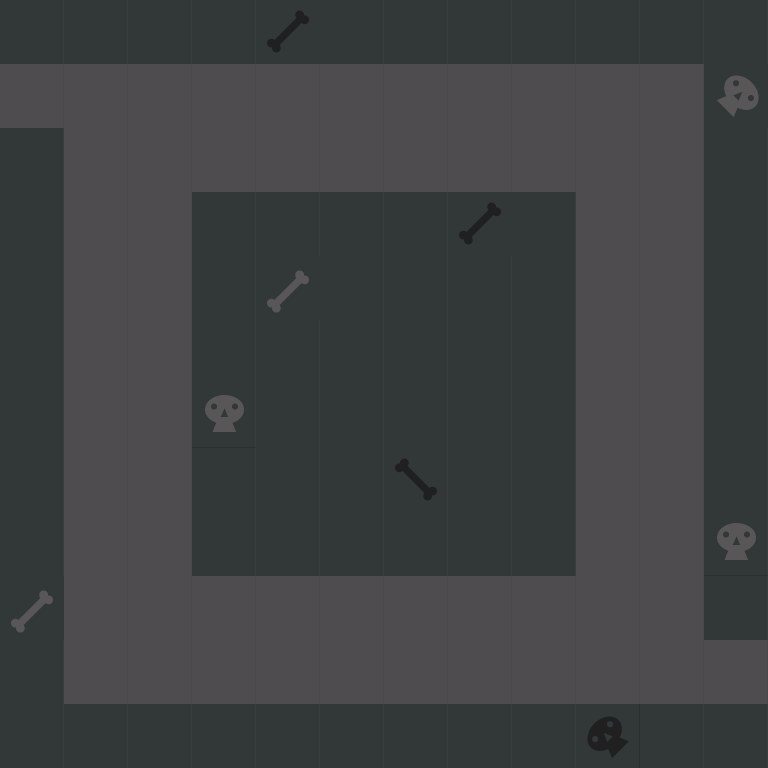

Tiled map render using the project's own tile images. Description and the map definition, with tile-layer contents summarised, below:
An orthogonal 12x12 tile map with 64x64 px tiles, 1 tile layer (background) and 18 objects (9x 5, 7x 3, start, end).

<map version="1.0" orientation="orthogonal" renderorder="left-up" width="12" height="12" tilewidth="64" tileheight="64" nextobjectid="98">
 <tileset firstgid="1" name="new_tiled_set" tilewidth="64" tileheight="64" tilecount="132" columns="11">
  <image source="tiledsets/new_tiled_set.png" width="766" height="768" />
  <tile id="0">
   <properties>
    <property name="description" value="wall" />
   </properties>
  </tile>
  <tile id="1">
   <properties>
    <property name="description" value="wall" />
   </properties>
  </tile>
  <tile id="2">
   <properties>
    <property name="description" value="wall" />
   </properties>
  </tile>
  <tile id="3">
   <properties>
    <property name="description" value="wall" />
   </properties>
  </tile>
  <tile id="4">
   <properties>
    <property name="description" value="wall" />
   </properties>
  </tile>
  <tile id="5">
   <properties>
    <property name="description" value="wall" />
   </properties>
  </tile>
  <tile id="6">
   <properties>
    <property name="description" value="wall" />
   </properties>
  </tile>
  <tile id="7">
   <properties>
    <property name="description" value="wall" />
   </properties>
  </tile>
  <tile id="8">
   <properties>
    <property name="description" value="wall" />
   </properties>
  </tile>
  <tile id="9">
   <properties>
    <property name="description" value="wall" />
   </properties>
  </tile>
  <tile id="10">
   <properties>
    <property name="description" value="wall" />
   </properties>
  </tile>
  <tile id="11">
   <properties>
    <property name="description" value="ground" />
   </properties>
  </tile>
  <tile id="12">
   <properties>
    <property name="description" value="ground" />
   </properties>
  </tile>
  <tile id="13">
   <properties>
    <property name="description" value="ground" />
   </properties>
  </tile>
  <tile id="14">
   <properties>
    <property name="description" value="ground" />
   </properties>
  </tile>
  <tile id="15">
   <properties>
    <property name="description" value="wall" />
   </properties>
  </tile>
  <tile id="16">
   <properties>
    <property name="description" value="ground" />
   </properties>
  </tile>
  <tile id="17">
   <properties>
    <property name="description" value="ground" />
   </properties>
  </tile>
  <tile id="18">
   <properties>
    <property name="description" value="ground" />
   </properties>
  </tile>
  <tile id="19">
   <properties>
    <property name="description" value="ground" />
   </properties>
  </tile>
  <tile id="20">
   <properties>
    <property name="description" value="ground" />
   </properties>
  </tile>
  <tile id="21">
   <properties>
    <property name="description" value="wall" />
   </properties>
  </tile>
  <tile id="22">
   <properties>
    <property name="description" value="wall" />
   </properties>
  </tile>
  <tile id="23">
   <properties>
    <property name="description" value="ground" />
   </properties>
  </tile>
  <tile id="24">
   <properties>
    <property name="description" value="ground" />
   </properties>
  </tile>
  <tile id="25">
   <properties>
    <property name="description" value="ground" />
   </properties>
  </tile>
  <tile id="26">
   <properties>
    <property name="description" value="wall" />
   </properties>
  </tile>
  <tile id="27">
   <properties>
    <property name="description" value="ground" />
   </properties>
  </tile>
  <tile id="28">
   <properties>
    <property name="description" value="ground" />
   </properties>
  </tile>
  <tile id="29">
   <properties>
    <property name="description" value="ground" />
   </properties>
  </tile>
  <tile id="30">
   <properties>
    <property name="description" value="wall" />
   </properties>
  </tile>
  <tile id="31">
   <properties>
    <property name="description" value="ground" />
   </properties>
  </tile>
  <tile id="32">
   <properties>
    <property name="description" value="wall" />
   </properties>
  </tile>
  <tile id="33">
   <properties>
    <property name="description" value="wall" />
   </properties>
  </tile>
  <tile id="34">
   <properties>
    <property name="description" value="ground" />
   </properties>
  </tile>
  <tile id="35">
   <properties>
    <property name="description" value="ground" />
   </properties>
  </tile>
  <tile id="36">
   <properties>
    <property name="description" value="ground" />
   </properties>
  </tile>
  <tile id="37">
   <properties>
    <property name="description" value="wall" />
   </properties>
  </tile>
  <tile id="38">
   <properties>
    <property name="description" value="ground" />
   </properties>
  </tile>
  <tile id="39">
   <properties>
    <property name="description" value="ground" />
   </properties>
  </tile>
  <tile id="40">
   <properties>
    <property name="description" value="ground" />
   </properties>
  </tile>
  <tile id="41">
   <properties>
    <property name="description" value="wall" />
   </properties>
  </tile>
  <tile id="42">
   <properties>
    <property name="description" value="ground" />
   </properties>
  </tile>
  <tile id="43">
   <properties>
    <property name="description" value="wall" />
   </properties>
  </tile>
  <tile id="44">
   <properties>
    <property name="description" value="wall" />
   </properties>
  </tile>
  <tile id="45">
   <properties>
    <property name="description" value="ground" />
   </properties>
  </tile>
  <tile id="46">
   <properties>
    <property name="description" value="ground" />
   </properties>
  </tile>
  <tile id="47">
   <properties>
    <property name="description" value="ground" />
   </properties>
  </tile>
  <tile id="48">
   <properties>
    <property name="description" value="wall" />
   </properties>
  </tile>
  <tile id="49">
   <properties>
    <property name="description" value="ground" />
   </properties>
  </tile>
  <tile id="50">
   <properties>
    <property name="description" value="ground" />
   </properties>
  </tile>
  <tile id="51">
   <properties>
    <property name="description" value="ground" />
   </properties>
  </tile>
  <tile id="52">
   <properties>
    <property name="description" value="wall" />
   </properties>
  </tile>
  <tile id="53">
   <properties>
    <property name="description" value="ground" />
   </properties>
  </tile>
  <tile id="54">
   <properties>
    <property name="description" value="wall" />
   </properties>
  </tile>
  <tile id="55">
   <properties>
    <property name="description" value="wall" />
   </properties>
  </tile>
  <tile id="56">
   <properties>
    <property name="description" value="ground" />
   </properties>
  </tile>
  <tile id="57">
   <properties>
    <property name="description" value="ground" />
   </properties>
  </tile>
  <tile id="58">
   <properties>
    <property name="description" value="ground" />
   </properties>
  </tile>
  <tile id="59">
   <properties>
    <property name="description" value="wall" />
   </properties>
  </tile>
  <tile id="60">
   <properties>
    <property name="description" value="ground" />
   </properties>
  </tile>
  <tile id="61">
   <properties>
    <property name="description" value="ground" />
   </properties>
  </tile>
  <tile id="62">
   <properties>
    <property name="description" value="ground" />
   </properties>
  </tile>
  <tile id="63">
   <properties>
    <property name="description" value="wall" />
   </properties>
  </tile>
  <tile id="64">
   <properties>
    <property name="description" value="ground" />
   </properties>
  </tile>
  <tile id="65">
   <properties>
    <property name="description" value="wall" />
   </properties>
  </tile>
  <tile id="66">
   <properties>
    <property name="description" value="wall" />
   </properties>
  </tile>
  <tile id="67">
   <properties>
    <property name="description" value="ground" />
   </properties>
  </tile>
  <tile id="68">
   <properties>
    <property name="description" value="ground" />
   </properties>
  </tile>
  <tile id="69">
   <properties>
    <property name="description" value="ground" />
   </properties>
  </tile>
  <tile id="70">
   <properties>
    <property name="description" value="wall" />
   </properties>
  </tile>
  <tile id="71">
   <properties>
    <property name="description" value="ground" />
   </properties>
  </tile>
  <tile id="72">
   <properties>
    <property name="description" value="ground" />
   </properties>
  </tile>
  <tile id="73">
   <properties>
    <property name="description" value="ground" />
   </properties>
  </tile>
  <tile id="74">
   <properties>
    <property name="description" value="wall" />
   </properties>
  </tile>
  <tile id="75">
   <properties>
    <property name="description" value="ground" />
   </properties>
  </tile>
  <tile id="76">
   <properties>
    <property name="description" value="wall" />
   </properties>
  </tile>
  <tile id="77">
   <properties>
    <property name="description" value="wall" />
   </properties>
  </tile>
  <tile id="78">
   <properties>
    <property name="description" value="ground" />
   </properties>
  </tile>
  <tile id="79">
   <properties>
    <property name="description" value="ground" />
   </properties>
  </tile>
  <tile id="80">
   <properties>
    <property name="description" value="ground" />
   </properties>
  </tile>
  <tile id="81">
   <properties>
    <property name="description" value="wall" />
   </properties>
  </tile>
  <tile id="82">
   <properties>
    <property name="description" value="ground" />
   </properties>
  </tile>
  <tile id="83">
   <properties>
    <property name="description" value="ground" />
   </properties>
  </tile>
  <tile id="84">
   <properties>
    <property name="description" value="ground" />
   </properties>
  </tile>
  <tile id="85">
   <properties>
    <property name="description" value="wall" />
   </properties>
  </tile>
  <tile id="86">
   <properties>
    <property name="description" value="ground" />
   </properties>
  </tile>
  <tile id="87">
   <properties>
    <property name="description" value="wall" />
   </properties>
  </tile>
  <tile id="88">
   <properties>
    <property name="description" value="wall" />
   </properties>
  </tile>
  <tile id="89">
   <properties>
    <property name="description" value="ground" />
   </properties>
  </tile>
  <tile id="90">
   <properties>
    <property name="description" value="ground" />
   </properties>
  </tile>
  <tile id="91">
   <properties>
    <property name="description" value="ground" />
   </properties>
  </tile>
  <tile id="92">
   <properties>
    <property name="description" value="wall" />
   </properties>
  </tile>
  <tile id="93">
   <properties>
    <property name="description" value="ground" />
   </properties>
  </tile>
  <tile id="94">
   <properties>
    <property name="description" value="ground" />
   </properties>
  </tile>
  <tile id="95">
   <properties>
    <property name="description" value="ground" />
   </properties>
  </tile>
  <tile id="96">
   <properties>
    <property name="description" value="wall" />
   </properties>
  </tile>
  <tile id="97">
   <properties>
    <property name="description" value="ground" />
   </properties>
  </tile>
  <tile id="98">
   <properties>
    <property name="description" value="wall" />
   </properties>
  </tile>
  <tile id="99">
   <properties>
    <property name="description" value="wall" />
   </properties>
  </tile>
  <tile id="100">
   <properties>
    <property name="description" value="ground" />
   </properties>
  </tile>
  <tile id="101">
   <properties>
    <property name="description" value="ground" />
   </properties>
  </tile>
  <tile id="102">
   <properties>
    <property name="description" value="ground" />
   </properties>
  </tile>
  <tile id="103">
   <properties>
    <property name="description" value="wall" />
   </properties>
  </tile>
  <tile id="104">
   <properties>
    <property name="description" value="ground" />
   </properties>
  </tile>
  <tile id="105">
   <properties>
    <property name="description" value="ground" />
   </properties>
  </tile>
  <tile id="106">
   <properties>
    <property name="description" value="ground" />
   </properties>
  </tile>
  <tile id="107">
   <properties>
    <property name="description" value="wall" />
   </properties>
  </tile>
  <tile id="108">
   <properties>
    <property name="description" value="ground" />
   </properties>
  </tile>
  <tile id="109">
   <properties>
    <property name="description" value="wall" />
   </properties>
  </tile>
  <tile id="110">
   <properties>
    <property name="description" value="wall" />
   </properties>
  </tile>
  <tile id="111">
   <properties>
    <property name="description" value="ground" />
   </properties>
  </tile>
  <tile id="112">
   <properties>
    <property name="description" value="ground" />
   </properties>
  </tile>
  <tile id="113">
   <properties>
    <property name="description" value="ground" />
   </properties>
  </tile>
  <tile id="114">
   <properties>
    <property name="description" value="ground" />
   </properties>
  </tile>
  <tile id="115">
   <properties>
    <property name="description" value="ground" />
   </properties>
  </tile>
  <tile id="116">
   <properties>
    <property name="description" value="ground" />
   </properties>
  </tile>
  <tile id="117">
   <properties>
    <property name="description" value="ground" />
   </properties>
  </tile>
  <tile id="118">
   <properties>
    <property name="description" value="wall" />
   </properties>
  </tile>
  <tile id="119">
   <properties>
    <property name="description" value="ground" />
   </properties>
  </tile>
  <tile id="120">
   <properties>
    <property name="description" value="ground" />
   </properties>
  </tile>
  <tile id="121">
   <properties>
    <property name="description" value="wall" />
   </properties>
  </tile>
  <tile id="122">
   <properties>
    <property name="description" value="wall" />
   </properties>
  </tile>
  <tile id="123">
   <properties>
    <property name="description" value="wall" />
   </properties>
  </tile>
  <tile id="124">
   <properties>
    <property name="description" value="wall" />
   </properties>
  </tile>
  <tile id="125">
   <properties>
    <property name="description" value="wall" />
   </properties>
  </tile>
  <tile id="126">
   <properties>
    <property name="description" value="wall" />
   </properties>
  </tile>
  <tile id="127">
   <properties>
    <property name="description" value="wall" />
   </properties>
  </tile>
  <tile id="128">
   <properties>
    <property name="description" value="wall" />
   </properties>
  </tile>
  <tile id="129">
   <properties>
    <property name="description" value="wall" />
   </properties>
  </tile>
  <tile id="130">
   <properties>
    <property name="description" value="wall" />
   </properties>
  </tile>
  <tile id="131">
   <properties>
    <property name="description" value="wall" />
   </properties>
  </tile>
 </tileset>
 <layer name="background" width="12" height="12">
  <data>[144 cells, 144 non-empty, 8 distinct tile ids]</data>
 </layer>
 <objectgroup name="Enemies">
  <object id="62" type="5" x="78.6667" y="78.6667" width="32" height="32">
   <properties>
    <property name="speed" type="float" value="1.5" />
    <property name="start_direction" type="int" value="4" />
   </properties>
   <ellipse />
  </object>
  <object id="64" type="5" x="337.333" y="78.6667" width="32" height="32">
   <properties>
    <property name="speed" type="float" value="1.5" />
    <property name="start_direction" type="int" value="4" />
   </properties>
   <ellipse />
  </object>
  <object id="66" type="5" x="596" y="84" width="32" height="32">
   <properties>
    <property name="speed" type="float" value="1.5" />
    <property name="start_direction" type="int" value="4" />
   </properties>
   <ellipse />
  </object>
  <object id="68" type="5" x="656" y="272" width="32" height="32">
   <properties>
    <property name="speed" type="float" value="1.5" />
    <property name="start_direction" type="int" value="2" />
   </properties>
   <ellipse />
  </object>
  <object id="70" type="5" x="658.667" y="526.667" width="32" height="32">
   <properties>
    <property name="speed" type="float" value="1.5" />
    <property name="start_direction" type="int" value="2" />
   </properties>
   <ellipse />
  </object>
  <object id="72" type="5" x="526.667" y="654.667" width="32" height="32">
   <properties>
    <property name="speed" type="float" value="1.5" />
    <property name="start_direction" type="int" value="3" />
   </properties>
   <ellipse />
  </object>
  <object id="74" type="5" x="273.333" y="656" width="32" height="32">
   <properties>
    <property name="speed" type="float" value="1.5" />
    <property name="start_direction" type="int" value="3" />
   </properties>
   <ellipse />
  </object>
  <object id="76" type="5" x="76" y="586.667" width="32" height="32">
   <properties>
    <property name="speed" type="float" value="1.5" />
    <property name="start_direction" type="int" value="1" />
   </properties>
   <ellipse />
  </object>
  <object id="78" type="5" x="80" y="337.333" width="32" height="32">
   <properties>
    <property name="speed" type="float" value="1.5" />
    <property name="start_direction" type="int" value="1" />
   </properties>
   <ellipse />
  </object>
  <object id="84" type="3" x="142.667" y="144" width="32" height="32">
   <properties>
    <property name="speed" type="float" value="2" />
    <property name="start_direction" type="int" value="4" />
   </properties>
   <ellipse />
  </object>
  <object id="90" type="3" x="593.333" y="209.333" width="32" height="32">
   <properties>
    <property name="speed" type="float" value="2" />
    <property name="start_direction" type="int" value="2" />
   </properties>
   <ellipse />
  </object>
  <object id="91" type="3" x="593.333" y="462.667" width="32" height="32">
   <properties>
    <property name="speed" type="float" value="2" />
    <property name="start_direction" type="int" value="2" />
   </properties>
   <ellipse />
  </object>
  <object id="93" type="3" x="400" y="141.333" width="32" height="32">
   <properties>
    <property name="speed" type="float" value="2" />
    <property name="start_direction" type="int" value="4" />
   </properties>
   <ellipse />
  </object>
  <object id="95" type="3" x="462.667" y="592" width="32" height="32">
   <properties>
    <property name="speed" type="float" value="2" />
    <property name="start_direction" type="int" value="3" />
   </properties>
   <ellipse />
  </object>
  <object id="96" type="3" x="209.333" y="593.333" width="32" height="32">
   <properties>
    <property name="speed" type="float" value="2" />
    <property name="start_direction" type="int" value="3" />
   </properties>
   <ellipse />
  </object>
  <object id="97" type="3" x="141.333" y="396" width="32" height="32">
   <properties>
    <property name="speed" type="float" value="2" />
    <property name="start_direction" type="int" value="1" />
   </properties>
   <ellipse />
  </object>
 </objectgroup>
 <objectgroup name="Player">
  <object id="60" name="start" x="0" y="64" width="64" height="64">
   <properties>
    <property name="description" value="start" />
   </properties>
  </object>
  <object id="61" name="end" x="704" y="640" width="64" height="64">
   <properties>
    <property name="description" value="end" />
   </properties>
  </object>
 </objectgroup>
</map>
